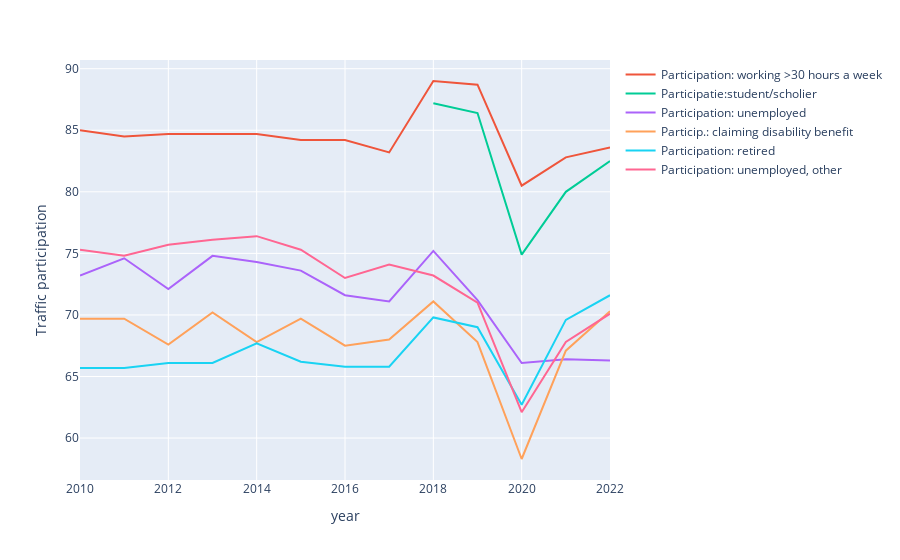

Notebook code for this chart:
### Markdown cell above
First, let's create a line graph for Traffic Participation by different groups over the years, and then a line graph for the differential of Traffic Participation by year.

### Code cell
dict_draw(d, particip, 'Traffic participation')

### Figure 1 — Plotly figure (JSON) as saved in the notebook; plotly's stock layout.template omitted (floating-point values rounded to 4 significant figures)
{"data": [{"hovertemplate": "<extra></extra>", "legendgroup": "", "line": {"color": "#636efa", "dash": "solid"}, "marker": {"symbol": "circle"}, "mode": "lines", "name": "", "orientation": "v", "showlegend": false, "type": "scatter", "xaxis": "x", "yaxis": "y"}, {"mode": "lines", "name": "Participation: working >30 hours a week", "type": "scatter", "x": [2010, 2011, 2012, 2013, 2014, 2015, 2016, 2017, 2018, 2019, 2020, 2021, 2022], "y": [85, 84.5, 84.7, 84.7, 84.7, 84.2, 84.2, 83.2, 89, 88.7, 80.5, 82.8, 83.6]}, {"mode": "lines", "name": "Participatie:student/scholier", "type": "scatter", "x": [2018, 2019, 2020, 2021, 2022], "y": [87.2, 86.4, 74.9, 80, 82.5]}, {"mode": "lines", "name": "Participation: unemployed", "type": "scatter", "x": [2010, 2011, 2012, 2013, 2014, 2015, 2016, 2017, 2018, 2019, 2020, 2021, 2022], "y": [73.2, 74.6, 72.1, 74.8, 74.3, 73.6, 71.6, 71.1, 75.2, 71.2, 66.1, 66.4, 66.3]}, {"mode": "lines", "name": "Particip.: claiming disability benefit", "type": "scatter", "x": [2010, 2011, 2012, 2013, 2014, 2015, 2016, 2017, 2018, 2019, 2020, 2021, 2022], "y": [69.7, 69.7, 67.6, 70.2, 67.8, 69.7, 67.5, 68, 71.1, 67.8, 58.3, 67.1, 70.3]}, {"mode": "lines", "name": "Participation: retired", "type": "scatter", "x": [2010, 2011, 2012, 2013, 2014, 2015, 2016, 2017, 2018, 2019, 2020, 2021, 2022], "y": [65.7, 65.7, 66.1, 66.1, 67.7, 66.2, 65.8, 65.8, 69.8, 69, 62.7, 69.6, 71.6]}, {"mode": "lines", "name": "Participation: unemployed, other", "type": "scatter", "x": [2010, 2011, 2012, 2013, 2014, 2015, 2016, 2017, 2018, 2019, 2020, 2021, 2022], "y": [75.3, 74.8, 75.7, 76.1, 76.4, 75.3, 73, 74.1, 73.2, 71, 62.1, 67.8, 70.1]}], "layout": {"autosize": true, "legend": {"tracegroupgap": 0}, "margin": {"t": 60}, "xaxis": {"anchor": "y", "autorange": true, "domain": [0, 1], "range": [2010, 2022], "title": {"text": "year"}, "type": "linear"}, "yaxis": {"anchor": "x", "autorange": true, "domain": [0, 1], "range": [56.59, 90.71], "title": {"text": "Traffic participation"}, "type": "linear"}}}
